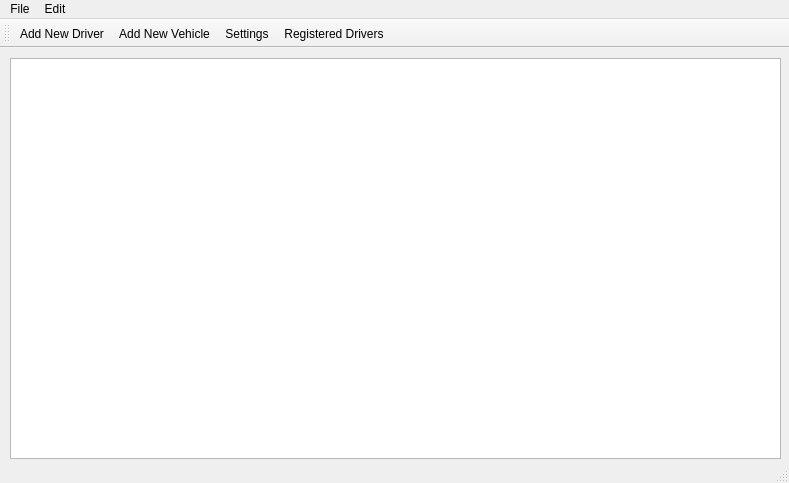
<?xml version="1.0" encoding="UTF-8"?>
<ui version="4.0">
 <class>MainWindow</class>
 <widget class="QMainWindow" name="MainWindow">
  <property name="geometry">
   <rect>
    <x>0</x>
    <y>0</y>
    <width>789</width>
    <height>483</height>
   </rect>
  </property>
  <property name="windowTitle">
   <string>MainWindow</string>
  </property>
  <widget class="QWidget" name="centralWidget">
   <widget class="QTableView" name="tableView">
    <property name="geometry">
     <rect>
      <x>10</x>
      <y>10</y>
      <width>771</width>
      <height>401</height>
     </rect>
    </property>
    <property name="sortingEnabled">
     <bool>true</bool>
    </property>
   </widget>
  </widget>
  <widget class="QMenuBar" name="menuBar">
   <property name="geometry">
    <rect>
     <x>0</x>
     <y>0</y>
     <width>789</width>
     <height>21</height>
    </rect>
   </property>
   <widget class="QMenu" name="menuFile">
    <property name="title">
     <string>File</string>
    </property>
    <addaction name="actionAdd_New_Driver"/>
    <addaction name="actionAdd_New_Vehicle"/>
    <addaction name="separator"/>
    <addaction name="actionRegistered_Drivers"/>
   </widget>
   <widget class="QMenu" name="menuEdit">
    <property name="title">
     <string>Edit</string>
    </property>
    <addaction name="actionSettings"/>
   </widget>
   <addaction name="menuFile"/>
   <addaction name="menuEdit"/>
  </widget>
  <widget class="QToolBar" name="mainToolBar">
   <attribute name="toolBarArea">
    <enum>TopToolBarArea</enum>
   </attribute>
   <attribute name="toolBarBreak">
    <bool>false</bool>
   </attribute>
   <addaction name="actionAdd_New_Driver"/>
   <addaction name="actionAdd_New_Vehicle"/>
   <addaction name="actionSettings"/>
   <addaction name="actionRegistered_Drivers"/>
  </widget>
  <widget class="QStatusBar" name="statusBar"/>
  <action name="actionAdd_New_Vehicle">
   <property name="icon">
    <iconset resource="../icons.qrc">
     <normaloff>:/icons/Car Rental.png</normaloff>:/icons/Car Rental.png</iconset>
   </property>
   <property name="text">
    <string>Add New Vehicle</string>
   </property>
  </action>
  <action name="actionSettings">
   <property name="icon">
    <iconset resource="../icons.qrc">
     <normaloff>:/icons/Settings.png</normaloff>:/icons/Settings.png</iconset>
   </property>
   <property name="text">
    <string>Settings</string>
   </property>
  </action>
  <action name="actionAdd_New_Driver">
   <property name="icon">
    <iconset resource="../icons.qrc">
     <normaloff>:/icons/Add User Male.png</normaloff>:/icons/Add User Male.png</iconset>
   </property>
   <property name="text">
    <string>Add New Driver</string>
   </property>
  </action>
  <action name="actionRegistered_Drivers">
   <property name="icon">
    <iconset resource="../icons.qrc">
     <normaloff>:/icons/Edit User Male.png</normaloff>:/icons/Edit User Male.png</iconset>
   </property>
   <property name="text">
    <string>Registered Drivers</string>
   </property>
  </action>
 </widget>
 <layoutdefault spacing="6" margin="11"/>
 <resources>
  <include location="../icons.qrc"/>
 </resources>
 <connections/>
</ui>
